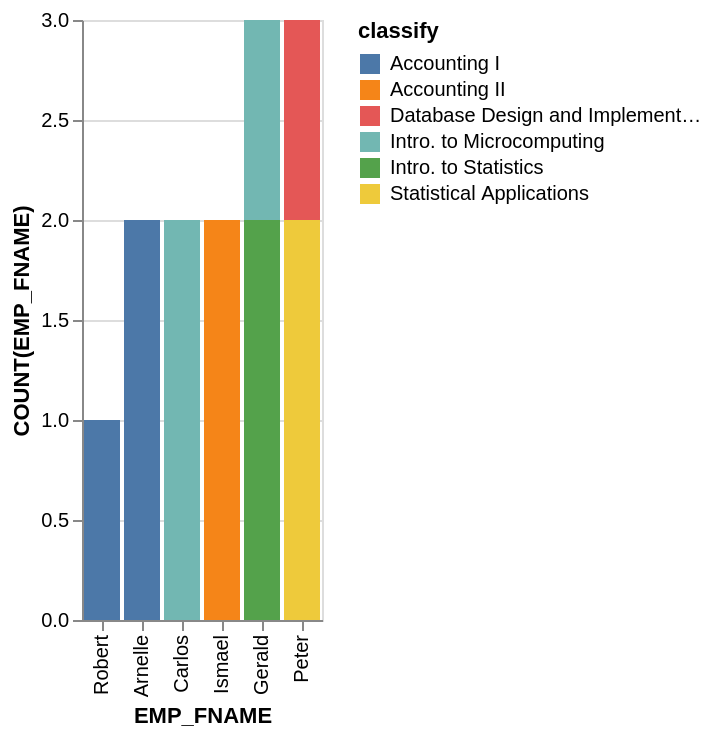

The specification (Vega-Lite) saved for this image:
### Vega-Lite specification from a JSON file in a GitHub repository (floating-point values rounded to 4 significant figures)
{"data": {"values": [{"x_data": "Arnelle", "y_data": 2, "classify": "Accounting I"}, {"x_data": "Carlos", "y_data": 0, "classify": "Accounting I"}, {"x_data": "Gerald", "y_data": 0, "classify": "Accounting I"}, {"x_data": "Ismael", "y_data": 0, "classify": "Accounting I"}, {"x_data": "Peter", "y_data": 0, "classify": "Accounting I"}, {"x_data": "Robert", "y_data": 1, "classify": "Accounting I"}, {"x_data": "Arnelle", "y_data": 0, "classify": "Accounting II"}, {"x_data": "Carlos", "y_data": 0, "classify": "Accounting II"}, {"x_data": "Gerald", "y_data": 0, "classify": "Accounting II"}, {"x_data": "Ismael", "y_data": 2, "classify": "Accounting II"}, {"x_data": "Peter", "y_data": 0, "classify": "Accounting II"}, {"x_data": "Robert", "y_data": 0, "classify": "Accounting II"}, {"x_data": "Arnelle", "y_data": 0, "classify": "Database Design and Implementation"}, {"x_data": "Carlos", "y_data": 0, "classify": "Database Design and Implementation"}, {"x_data": "Gerald", "y_data": 0, "classify": "Database Design and Implementation"}, {"x_data": "Ismael", "y_data": 0, "classify": "Database Design and Implementation"}, {"x_data": "Peter", "y_data": 1, "classify": "Database Design and Implementation"}, {"x_data": "Robert", "y_data": 0, "classify": "Database Design and Implementation"}, {"x_data": "Arnelle", "y_data": 0, "classify": "Intro. to Microcomputing"}, {"x_data": "Carlos", "y_data": 2, "classify": "Intro. to Microcomputing"}, {"x_data": "Gerald", "y_data": 1, "classify": "Intro. to Microcomputing"}, {"x_data": "Ismael", "y_data": 0, "classify": "Intro. to Microcomputing"}, {"x_data": "Peter", "y_data": 0, "classify": "Intro. to Microcomputing"}, {"x_data": "Robert", "y_data": 0, "classify": "Intro. to Microcomputing"}, {"x_data": "Arnelle", "y_data": 0, "classify": "Intro. to Statistics"}, {"x_data": "Carlos", "y_data": 0, "classify": "Intro. to Statistics"}, {"x_data": "Gerald", "y_data": 2, "classify": "Intro. to Statistics"}, {"x_data": "Ismael", "y_data": 0, "classify": "Intro. to Statistics"}, {"x_data": "Peter", "y_data": 0, "classify": "Intro. to Statistics"}, {"x_data": "Robert", "y_data": 0, "classify": "Intro. to Statistics"}, {"x_data": "Arnelle", "y_data": 0, "classify": "Statistical Applications"}, {"x_data": "Carlos", "y_data": 0, "classify": "Statistical Applications"}, {"x_data": "Gerald", "y_data": 0, "classify": "Statistical Applications"}, {"x_data": "Ismael", "y_data": 0, "classify": "Statistical Applications"}, {"x_data": "Peter", "y_data": 2, "classify": "Statistical Applications"}, {"x_data": "Robert", "y_data": 0, "classify": "Statistical Applications"}]}, "mark": "bar", "encoding": {"x": {"field": "x_data", "type": "nominal", "title": "EMP_FNAME", "sort": {"op": "sum", "field": "y_data", "order": "ascending"}}, "y": {"field": "y_data", "type": "quantitative", "title": "COUNT(EMP_FNAME)"}, "color": {"field": "classify"}}}
